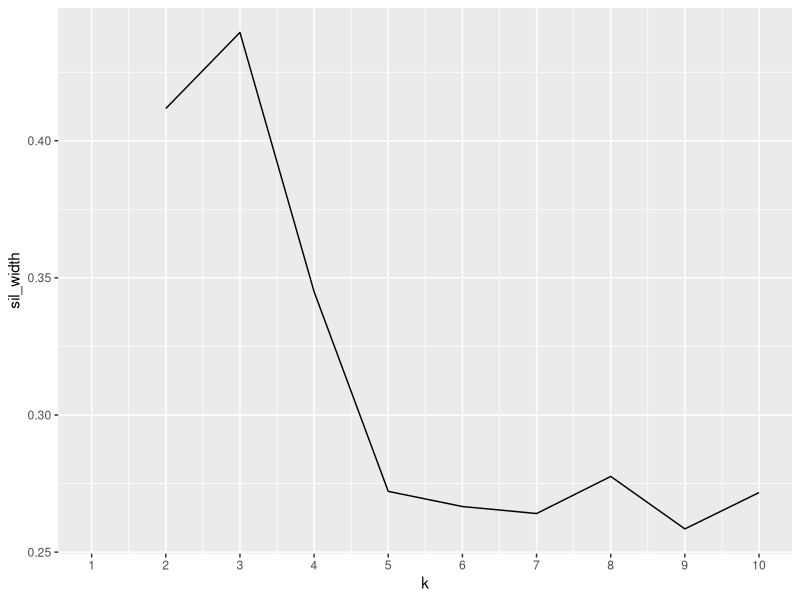
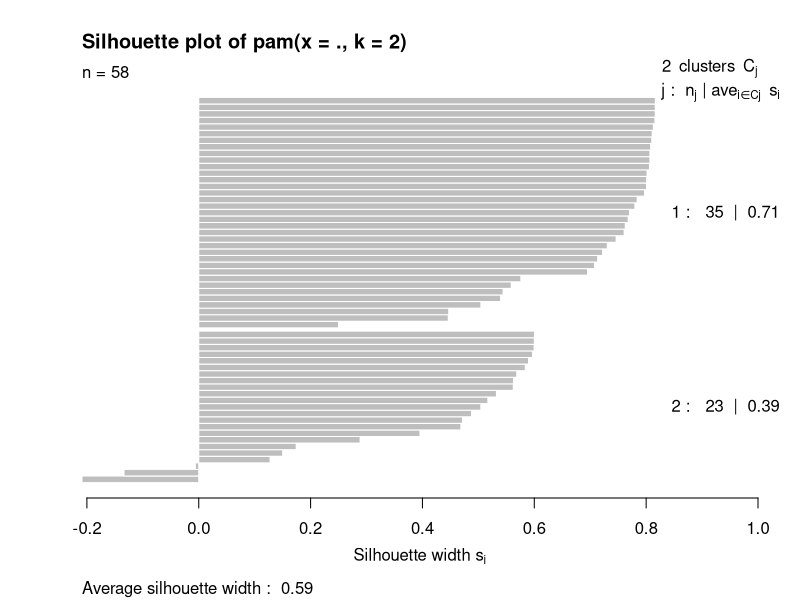

Recreate these plots in R, in order. (Note: this script raises an error after producing the figures.)
## ---- chunk 1
knitr::opts_chunk$set(echo = TRUE)
## ---- chunk 2
library(tidyverse)

zipcode_imr <- read_csv("zipcode_imr.csv")
zipcode_imr %>% glimpse()

zipcode_dem <- read_csv("zipcode_dem.csv", 
    col_names = FALSE)
zipcode_dem %>% glimpse()

zipcode_income <- read_csv("zipcode_income.csv", 
    col_names = FALSE)
zipcode_income %>% glimpse()
## ---- chunk 3
zipcode_imr <- zipcode_imr %>% pivot_wider(names_from = "Zip", values_from = "IMR")
zipcode_imr <- zipcode_imr %>% pivot_longer(1:2455, names_to = "zip_code", values_to = "IMR")
glimpse(zipcode_imr)
## ---- chunk 4
zipcode_dem <- zipcode_dem %>% pivot_longer(cols = c('X2':'X265'))
zipcode_dem <- zipcode_dem %>% pivot_wider(names_from = "X1", values_from = "value")
zipcode_dem <- zipcode_dem %>% select(-name)
zipcode_dem <- zipcode_dem %>% separate(Label, into = c(NA, "zip_code"), sep = 6)
zipcode_dem <- zipcode_dem %>% filter(!str_detect(zip_code, "Margin"), !str_detect(zip_code, "Percent"))
zipcode_dem <- zipcode_dem %>% separate(zip_code, into = c("zip_code", NA), sep = 5)

zipcode_dem <- zipcode_dem %>% select(zip_code, total_population = "Total population", median_age = "Median age (years)", hispanic_latino_any_race = "Hispanic or Latino (of any race)", white_alone = "White alone", black_alone = "Black or African American alone", native_american_alone = "American Indian and Alaska Native alone", asian_alone = "Asian alone")

zipcode_dem <- as.data.frame(apply(zipcode_dem, 2, as.numeric))
zipcode_dem$zip_code <- as.character(zipcode_dem$zip_code)

glimpse(zipcode_dem)
## ---- chunk 5
zipcode_income <- zipcode_income %>% pivot_longer(cols = c('X2':'X537'))
zipcode_income <- zipcode_income %>% pivot_wider(names_from = "X1", values_from = "value")
zipcode_income <- zipcode_income %>% select(-name, -Total, -"Mean income (dollars)")

zipcode_income <- zipcode_income %>% filter(!str_detect(Label, "Texas"), !str_detect(Label, "Margin"), !str_detect(Label, "Families"), !str_detect(Label, "families"), !str_detect(Label, "Nonfamily"))

zipcode_income <- zipcode_income %>% separate(Label, into = c(NA, "zip_code"), sep = 6)
zipcode_income <- zipcode_income %>% separate(zip_code, into = c("zip_code", NA), sep = 5)
zipcode_income <- zipcode_income %>% select(zip_code, median_income = "Median income (dollars)")
zipcode_income$median_income <- as.numeric(zipcode_income$median_income)

glimpse(zipcode_income)
## ---- chunk 6
zipcode <- zipcode_dem %>% inner_join(zipcode_imr, by = "zip_code")
zipcode <- zipcode %>% inner_join(zipcode_income, by = "zip_code")

glimpse(zipcode)
## ---- chunk 7
zipcode <- zipcode %>% mutate(income_class = case_when(median_income < 35000 ~ "lower class",
                                                   median_income >= 35000 & 50000 > median_income ~ "lower middle class",
                                                   median_income >= 50000 & 110000 >= median_income ~ "middle class",
                                                   median_income > 110000 ~ "upper middle class"))

zipcode <- zipcode %>% mutate(proportion_hispanic = hispanic_latino_any_race/total_population,
                          proportion_white = white_alone/total_population,
                          proportion_black = black_alone/total_population,
                          proportion_native = native_american_alone/total_population,
                          proportion_asian = asian_alone/total_population)

zipcode <- zipcode %>% select(zip_code, total_population, median_age, median_income, income_class, IMR, hispanic_latino_any_race, proportion_hispanic, white_alone, proportion_white, black_alone, proportion_black, native_american_alone, proportion_native, asian_alone, proportion_asian)
## ---- chunk 8
zipcode <- zipcode %>% select(-total_population, -median_age, -hispanic_latino_any_race, -white_alone, -black_alone, -native_american_alone, -asian_alone)

zipcode <- zipcode %>% select(zip_code, median_income, income_class, IMR, hispanic = proportion_hispanic, white = proportion_white, black = proportion_black, native = proportion_native, asian = proportion_asian)

zipcode <- zipcode %>% na.omit()

#makde the data to where it only contians: zip_code, median income, income class, IMR, high IMR, hispanic, white, black
## ---- chunk 9
zipcode <- zipcode %>% mutate(high_IMR = case_when(IMR >= 4 ~ 1,
                                           white < 4 ~ 0))

zipcode %>% summarize(median(IMR))
## ---- chunk 10
library(cluster)

sil_width<-vector()
for(i in 2:10){ 
  temp <- zipcode %>% select(median_income, IMR, hispanic, white, black) %>% scale()
  kms <- kmeans(temp,centers=i) 
  sil <- silhouette(kms$cluster,dist(temp)) 
  sil_width[i]<-mean(sil[,3])} #computing silhouette width


ggplot()+geom_line(aes(x=1:10,y=sil_width))+scale_x_continuous(name="k",breaks=1:10) #visualizing silhouette width

set.seed(322)
pam1 <- zipcode %>% select(median_income, IMR, hispanic, white, black) %>% pam(k=2)
pam1 #cluster analysis

plot(pam1,which=2) #gives average silhouette width

library(GGally)

zipcode1 %>% select(median_income, IMR, hispanic, white, black) %>%
  mutate(cluster=as.factor(pam1$clustering)) %>%
  ggpairs(aes(color=cluster)) #visualizes clusters

#need to do goodness-of-fit

## ---- chunk 11
zipcode2 <- zipcode %>% select(median_income, IMR, hispanic, white, black) %>% scale() #choosing numeric variables and scaling
rownames(zipcode2) <- zipcode1$zip_code #putting zip codes as row names into scaled numbers
zipcode_pca <- princomp(zipcode2, cor=T) #makes pca
summary(zipcode_pca, loadings = T) #pca results

#visualizing:
eigval <- zipcode_pca$sdev^2
varprop = round(eigval/sum(eigval), 2)

ggplot() + geom_bar(aes(y = varprop, x = 1:5), stat = "identity") + xlab("") +
  geom_path(aes(y = varprop, x = 1:5)) +
  geom_text(aes(x = 1:5, y = varprop, label = round(varprop, 2)), vjust = 1, col = "white", size = 5) +
  scale_y_continuous(breaks = seq(0, .7, .2), labels = scales::percent) +
  scale_x_continuous(breaks = 1:10) #this is all of the PCS graphed

round(cumsum(eigval)/sum(eigval), 2) #cumulative proprotion of variance (going to keep PC1 + PC2 = 0.86 together)


zipcodedf <-data.frame(Name=zipcode1$zip_code, PC1=zipcode_pca$scores[, 1],PC2=zipcode_pca$scores[, 2])
ggplot(zipcodedf, aes(PC1, PC2)) + geom_point() #visualizes observations' PCs that I retained

## ---- chunk 12
class_diag <- function(score, truth, positive, cutoff=.5, strictlygreater=T){
  if(strictlygreater==T) pred <- factor(score>cutoff,levels=c("TRUE","FALSE"))
  else pred <- factor(score>=cutoff,levels=c("TRUE","FALSE"))
  truth <- factor(truth==positive, levels=c("TRUE","FALSE"))
  tab<-table(truth, pred)
  acc=sum(diag(tab))/sum(tab)
  sens=tab[1,1]/rowSums(tab)[1]
  spec=tab[2,2]/rowSums(tab)[2]
  ppv=tab[1,1]/colSums(tab)[1]
#CALCULATE F1
  f1=2*(sens*ppv)/(sens+ppv)
#CALCULATE EXACT AUC
  truth<-as.numeric(truth=="TRUE")
  ord<-order(score, decreasing=TRUE)
  score <- score[ord]; truth <- truth[ord]
  TPR=cumsum(truth)/max(1,sum(truth))
  FPR=cumsum(!truth)/max(1,sum(!truth))
  dup<-c(score[-1]>=score[-length(score)], FALSE)
  TPR<-c(0,TPR[!dup],1); FPR<-c(0,FPR[!dup],1)
  n <- length(TPR)
  auc<- sum( ((TPR[-1]+TPR[-n])/2) * (FPR[-1]-FPR[-n]) )
  round(data.frame(acc,sens,spec,ppv,f1,ba=(sens+spec)/2,auc, row.names = "Metrics"),4)
}
## ---- chunk 13
#logistic:
fit <- glm(high_IMR ~ median_income + hispanic + white + black, data = zipcode, family = "binomial")
score <- predict(fit, type = "response")
class_diag(score, zipcode$high_IMR, positive = 1)
## ---- chunk 14
set.seed(1234)
k=10 #choose number of folds

data <- zipcode[sample(nrow(zipcode)),] #randomly order rows
folds <- cut(seq(1:nrow(zipcode)),breaks=k,labels=F) #create folds

diags <- NULL
for(i in 1:k){
  ## Create training and test sets
  train <- data[folds!=i,] 
  test <- data[folds==i,]
  truth <- test$high_IMR ## Truth labels for fold i
  
  ## Train model on training set (all but fold i)
  fit <- glm(high_IMR ~ median_income + hispanic + white + black, data = train, family="binomial")
  
  ## Test model on test set (fold i) 
  probs <- predict(fit, newdata = test, type="response")
  
  ## Get diagnostics for fold i
  diags <- rbind(diags, class_diag(probs, truth, positive=1))
}

summarize_all(diags, mean)


## ---- chunk 15
library(caret)

knn_fit <- knn3(factor(high_IMR==1, levels = c("TRUE", "FALSE")) ~ median_income + hispanic + white + black, data = zipcode, k = 5)

y_hat_knn <- predict(knn_fit, zipcode)

table(truth= factor(zipcode$high_IMR==1, levels=c("TRUE","FALSE")),
      prediction= factor(y_hat_knn[,1]>.5, levels=c("TRUE","FALSE")))

class_diag(y_hat_knn[,1], zipcode$high_IMR, positive = 1)
## ---- chunk 16
set.seed(1234)

k=10 #choose number of folds

data <- zipcode[sample(nrow(zipcode)),] #randomly order rows
folds <- cut(seq(1:nrow(zipcode)),breaks=k,labels=F) #create folds

diags<-NULL
for(i in 1:k){
  ## Create training and test sets
  train<-data[folds!=i,] 
  test<-data[folds==i,]
  truth<-test$high_IMR ## Truth labels for fold i
  
  ## Train model on training set (all but fold i)
  fit<-knn3(high_IMR ~ median_income + hispanic + white + black, data=train)
  
  ## Test model on test set (fold i) 
  probs <- predict(fit, newdata = test)[,2]
  
  ## Get diagnostics for fold i
  diags <- rbind(diags, class_diag(probs, truth, positive=1))
}


summarize_all(diags,mean)
## ---- chunk 17
fit <- lm(black ~ IMR + median_income, data = zipcode)
yhat <- predict(fit)

mean((zipcode$black - yhat)^2)




set.seed(1234)
k=5 #choose number of folds

data<-mtcars[sample(nrow(mtcars)),] #randomly order rows
folds<-cut(seq(1:nrow(mtcars)),breaks=k,labels=F) #create folds

diags<-NULL
for(i in 1:k){
  train <- zipcode[folds!=i,]
  test <- zipcode[folds==i,]
  
  ## Fit linear regression model to training set
  fit<-lm(black ~ IMR + median_income,data = zipcode)
  
  ## Get predictions/y-hats on test set (fold i)
  yhat <- predict(fit, newdata = test)
  
  ## Compute prediction error  (MSE) for fold i
  diags <-mean((test$black - yhat)^2) 
}

mean(diags) ## get average MSE across all folds (much higher error)!
